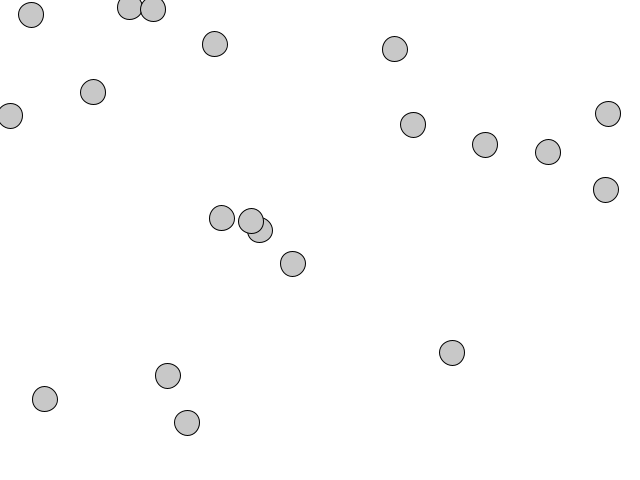
Frame 1 (no input)
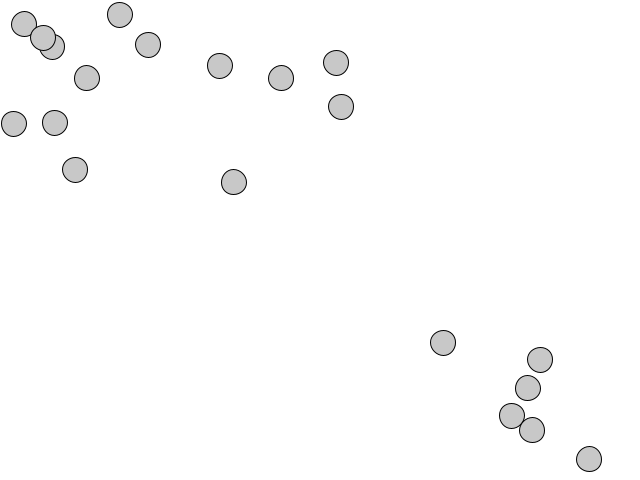
Frame 60 (the mouse pressed at the canvas centre just before this capture)
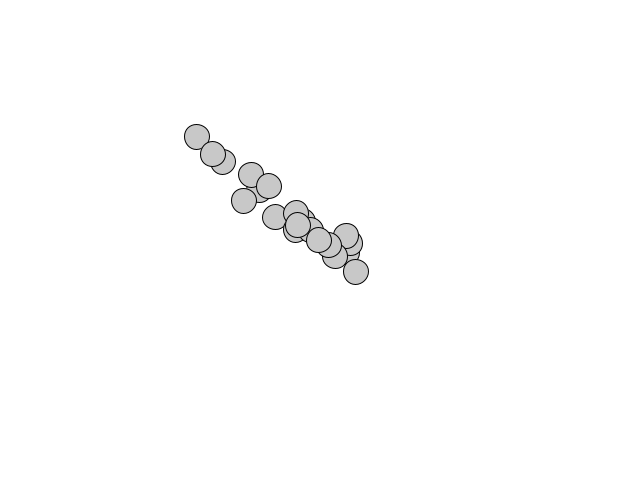
Frame 120 (the mouse held since frame 60 and released just before this capture)

The Processing sketch that drew these frames (run headless with seeded random() and noise(); from frame 60 on, the mouse is pressed at the canvas centre):

// Processing sketch: AccelerationMovers
// ── AccelerationMovers.pde
Mover[] movers = new Mover[20];

void setup() {
  size(640, 480);
  background(255);

  for (int i = 0; i < movers.length; i++) {
    movers[i] = new Mover();
  }
}


void draw() {

  background(255);

  for (int i = 0; i < movers.length; i++) {

    movers[i].update();
    movers[i].checkEdges();
    movers[i].display();
  }
}



// ── Mover.pde
class Mover {

  PVector location, velocity, acceleration;
  float topSpeed;

  Mover() {
    location = new PVector(random(width), random(height));
    velocity = new PVector(0, 0);
    topSpeed = 5;
  }

  void update() {

    PVector mouse = new PVector(mouseX, mouseY);
    PVector dir = PVector.sub(mouse, location); //static usage b/c not changing either original vector

    dir.normalize();

    dir.mult(0.5);

    acceleration = dir;

    velocity.add(acceleration);
    velocity.limit(topSpeed);
    location.add(velocity);
  }

  void display() {

    stroke(0);
    fill(200);
    ellipse(location.x, location.y, 25, 25);
  }

  void checkEdges() {

    if (location.x > width) {
      location.x = 0;
    } 
    else if (location.x < 0) {
      location.x = width;
    }

    if (location.y > height) {
      location.y = 0;
    } 
    else if (location.y < 0) {
      location.y = height;
    }
  }
}
